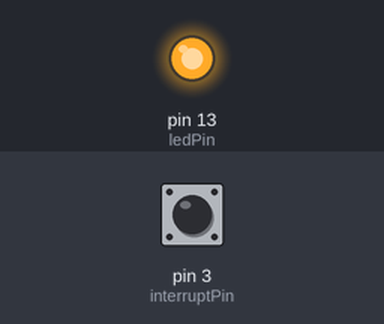
Simulated run of this sketch. Board: Arduino Uno, built with avr-gcc and run on an emulated ATmega328P. On the bench: output pins drawn as LEDs (lit = HIGH). The test bench sets the inputs (shaded band); at power-on: pin 3 (interruptPin) HIGH. What the sketch prints to the serial monitor is not drawn.

Above: at 1.2 s.
1.3 s: pin 3 (interruptPin) pulled LOW for 0.15 s
Timing chart, 0 to 4.3 s (numbered marks = the images above; inputs shaded):
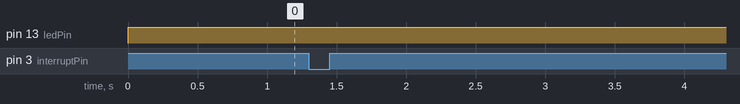

Measured:
- after the input at 1.3 s, every drawn part: stays the same

The sketch:

interrupt_test.ino
```cpp
/**
 * 2018
 * Coin Slot Machine
 */

const byte ledPin = 13;
const byte interruptPin = 3;
volatile byte state = 0;

void setup()
{
    pinMode(ledPin, OUTPUT);
    pinMode(interruptPin, INPUT_PULLUP);
    attachInterrupt(digitalPinToInterrupt(interruptPin), blink, CHANGE);
    Serial.begin(9600);
}

void loop()
{
    digitalWrite(ledPin, HIGH);

    if (state == 1)
    {
        Serial.println("Okay, I'm blinking now!");
    }
}

void blink()
{
    state = 1;
}
```
